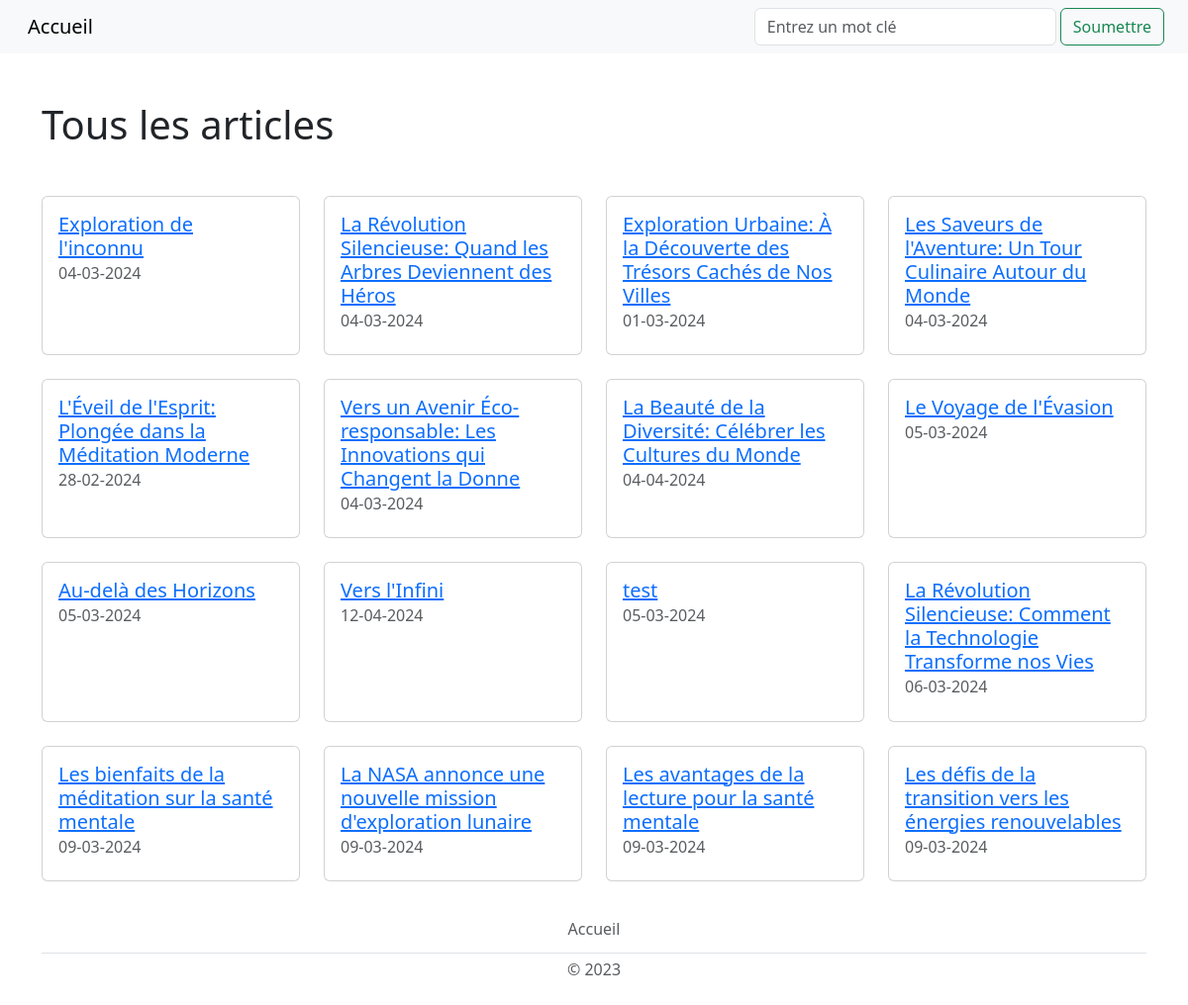
/resultats/, run on an earlier commit of the app's database.
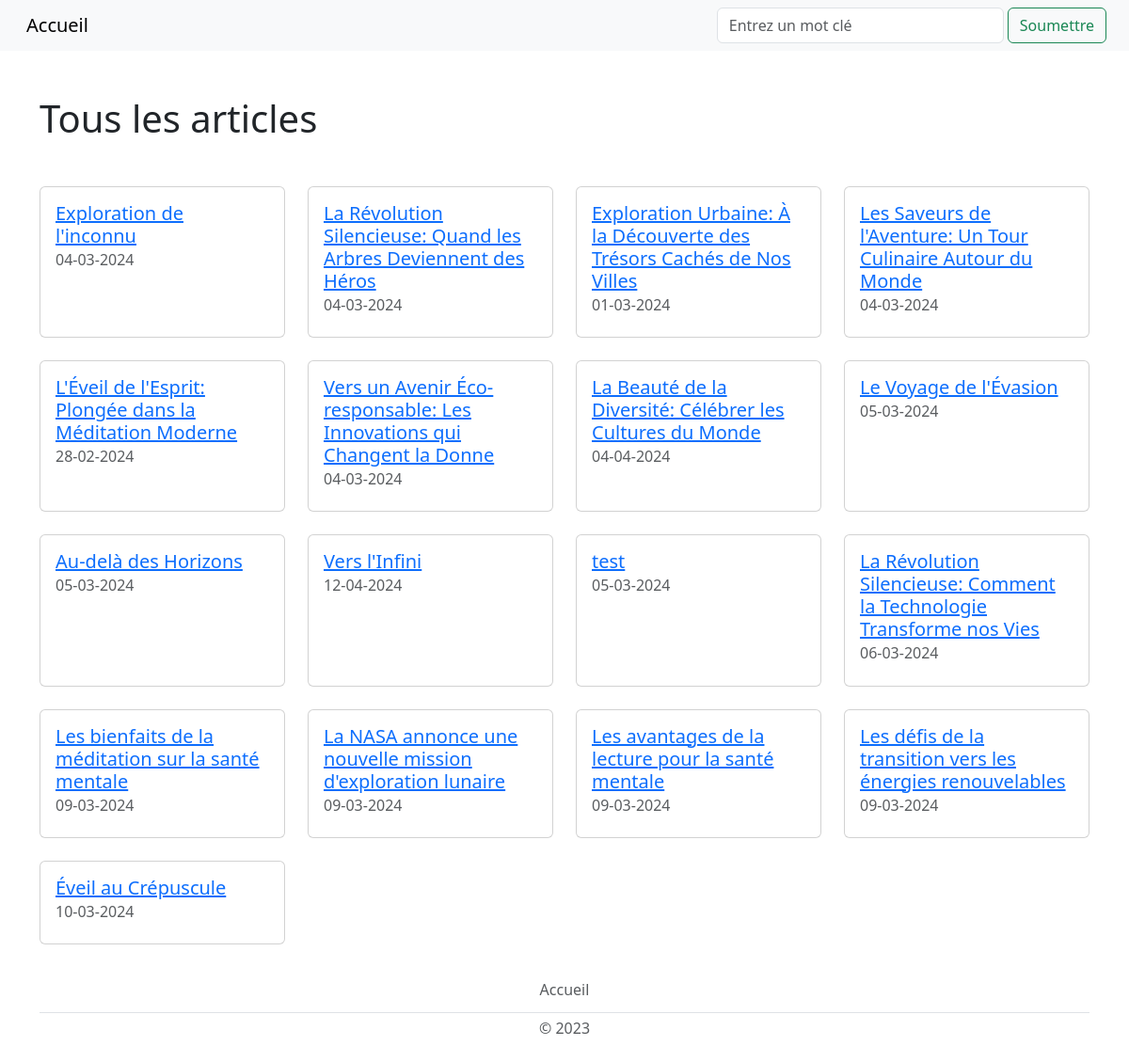
And on a later commit of the database.
### tables this page shows
CREATE TABLE ARTICLES (
    id_article VARCHAR(50) PRIMARY KEY,
    titre_article varchar(100) NOT NULL,
    date_publication DATE NOT NULL,
    contenu TEXT NOT NULL,
    id_utilisateur INTEGER NOT NULL,
    CONSTRAINT fk_auteur FOREIGN KEY (id_utilisateur) REFERENCES UTILISATEURS(id_utilisateur)
);

### recherche.py (the view)
@app.route('/resultats/<query>', methods=['GET'])
@app.route('/resultats/', defaults={'query': None}, methods=['GET'])
def resultats(query):
    titre="Résultats"
    if query:
        db = Database.get_db()
        articles = db.get_articles(query)
    else:
        db = Database.get_db()
        articles = db.get_articles()
    return render_template('resultats.html', query=query, articles=articles,
                           titre=titre)

### app.py (called while the page is built)
@app.teardown_appcontext
def close_connection(exception):
    db = getattr(g, '_database', None)
    if db is not None:
        db.disconnect()

### database.py (called while the page is built)
    @staticmethod
    def get_db():
        database = getattr(g, '_database', None)
        if database is None:
            g._database = Database()
        return g._database

    def disconnect(self):
        if self.user_connection is not None:
            self.user_connection.close()
        if self.photo_connection is not None:
            self.photo_connection.close()
        if self.session_connection is not None:
            self.session_connection.close()
        if self.article_connection is not None:
            self.article_connection.close()

    def get_article_connection(self):
        if self.article_connection is None:
            self.article_connection = sqlite3.connect('db/articles.db')
        return self.article_connection

    def get_articles(self, recherche_input=None):
        cursor = self.get_article_connection().cursor()
        if recherche_input:
            cursor.execute(
                "SELECT * FROM articles WHERE titre_article LIKE ? OR "
                "contenu LIKE ?",
                ('%' + recherche_input + '%', '%' + recherche_input + '%'))
        else:
            cursor.execute(
                "SELECT id_article, titre_article, date_publication, "
                "contenu, id_utilisateur FROM articles")
        return cursor.fetchall()

### templates/resultats.html
{% extends "layout.html" %}
{% block content %}
    <div class="container">
        {% if query %}
            <h1 class="my-5">Résultats de la recherche pour "{{ query }}"</h1>
        {% else %}
            <h1 class="my-5">Tous les articles</h1>
        {% endif %}
        <div class="row row-cols-1 row-cols-md-2 row-cols-lg-4">
            {% for article in articles %}
                <div class="col mb-4">
                    <div class="card h-100">
                        <div class="card-body">
                            <a href="{{ url_for('article', identifiant=article[0]) }}"
                               class="card-link">
                                <h5 class="card-title">{{ article[1] }}</h5>
                            </a>
                            <h6 class="card-subtitle mb-2 text-muted">{{ article[2] }}</h6>
                        </div>
                    </div>
                </div>
            {% endfor %}
        </div>
    </div>
{% endblock %}

### templates/layout.html (shortened to what this page needs)
<!DOCTYPE html>
<html lang="fr">
<head>
    <link href="https://cdn.jsdelivr.net/npm/bootstrap@5.3.0-alpha1/dist/css/bootstrap.min.css"
          rel="stylesheet">
    <link rel="stylesheet"
          href="{{ url_for('static', filename='css/style.css') }}">
</head>
<body style="display: flex; flex-direction: column; min-height: 100vh;">
<nav class="navbar navbar-expand-lg bg-body-tertiary">
    <div class="container-fluid">
        <ul class="navbar-nav">
            <li class="nav-item">
                <a class="navbar-brand px-3" href="{{ url_for('accueil') }}">Accueil</a>
            </li>
        </ul>
        <form action="{{ url_for('recherche') }}" class="d-flex mx-2"
              method="POST" role="search">
            <label>
                <input class="form-control me-5" name="recherche_input"
                       placeholder="Entrez un mot clé"
                       type="search"
                       title="Pour voir tous les articles, laisser le champ vide et cliquer sur Soumettre.">
            </label>
            <button class="btn btn-outline-success mx-1" type="submit">
                Soumettre
            </button>
        </form>
    </div>
</nav>
{% block content %}{% endblock %}
<footer class="py-1 my-1 mt-auto">
    <div class="container">
        <ul class="nav justify-content-center border-bottom pb-1 mb-1">
            <li class="nav-item"><a href="{{ url_for('accueil') }}"
                                    class="nav-link px-2 text-body-secondary">Accueil</a>
            </li>
        </ul>
        <p class="text-center text-body-secondary">© 2023</p>
    </div>
</footer>
</body>
</html>

What changed in the data, as far as the page shows it:
added ARTICLES: titre_article "Éveil au Crépuscule", date_publication "10-03-2024"
